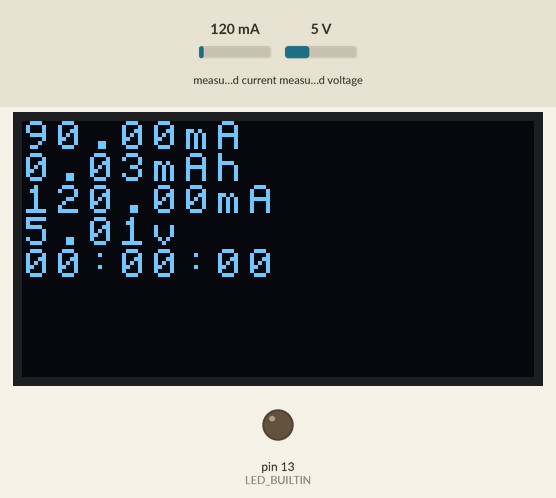
Recording of a program running on a simulated Arduino Nano, built with avr-gcc and run on an emulated ATmega328P. On the bench: 128×64 one-colour display, output pins drawn as LEDs (lit = HIGH). Inputs (shaded band) come from the test bench; at power-on: measured current 120 mA, measured voltage 5 V. What the program prints to the serial monitor is not drawn.

Above: at 1.2 s.
1.3 s: measured current set to 40 mA
At 2.8 s:
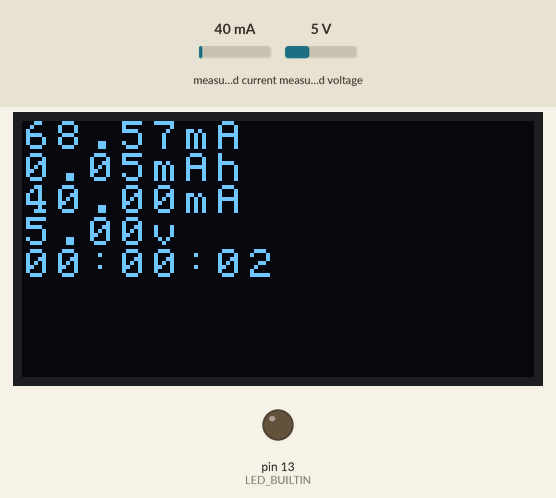
3.0 s: measured current set to 1000 mA
At 4.29 s:
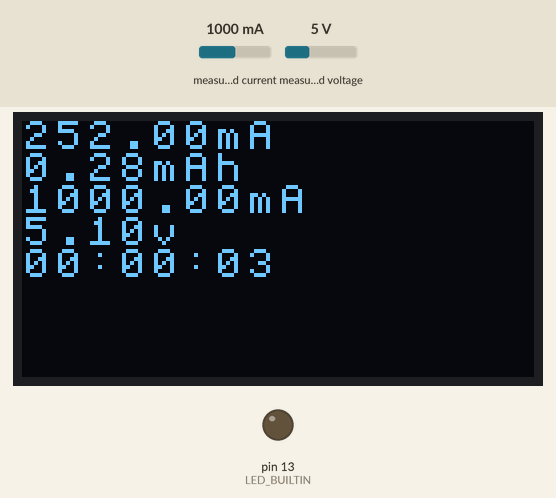
5.0 s: measured voltage set to 0.3 V
At 6.29 s:
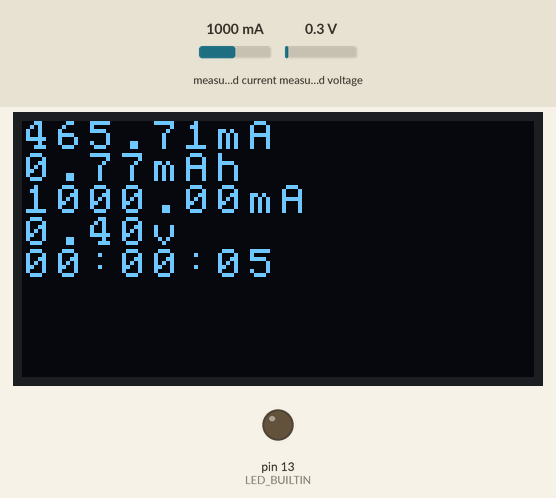
7.1 s: measured voltage set to 3.8 V
At 8.3 s:
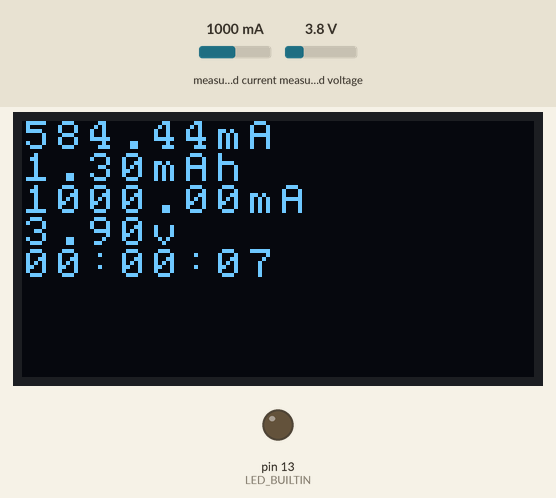
Timing chart, 0 to 10.1 s (numbered marks = the images above; inputs shaded):
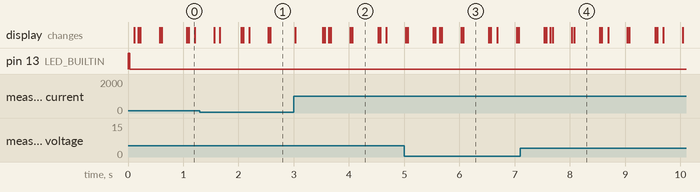

The program:

main.cpp
```cpp
#include <Adafruit_INA219.h>
#include <U8x8lib.h>

float avg_mA = 0.0F;
uint64_t measures = 0U;

U8X8_SH1106_128X64_NONAME_HW_I2C display(U8X8_PIN_NONE);
Adafruit_INA219 ina219;

void initDevice(const bool success, const bool addToDisplay, const char *errorMsg)
{
  if (!success)
  {
    Serial.println(errorMsg);

    display.drawString(0, 0, errorMsg);

    while (1)
    {
      delay(10);
    }
  }
}

void setup()
{

  pinMode(LED_BUILTIN, OUTPUT);
  digitalWrite(LED_BUILTIN, HIGH);

  Serial.begin(9600);
  Serial.setTimeout(2000);

  while (!Serial) { }
  Serial.println(F("init"));

  display.setFont(u8x8_font_victoriamedium8_r);
  initDevice(display.begin(), false, "SSD1106 error");
  initDevice(ina219.begin(), true, "INA219 error");

  digitalWrite(LED_BUILTIN, LOW);
}

void loop()
{

  Serial.print(F("loop "));

  char time[21];
  uint64_t allSeconds = millis() / 1000U;
  float runHoursWithReminder = (float)millis() / (3600.0F * 1000.0F);
  uint32_t runHours = allSeconds / 3600U;
  uint32_t secsRemaining = allSeconds % 3600U;
  uint32_t runMinutes = secsRemaining / 60U;
  uint32_t runSeconds = secsRemaining % 60U;
  float shuntvoltage = 0U;
  float busvoltage = 0U;
  float current_mA = 0U;
  float loadvoltage = 0U;
  float power_mW = 0U;

  measures++;
  shuntvoltage = ina219.getShuntVoltage_mV();
  busvoltage = ina219.getBusVoltage_V();
  current_mA = ina219.getCurrent_mA();
  power_mW = ina219.getPower_mW();
  loadvoltage = busvoltage + (shuntvoltage / 1000);
  avg_mA = ((avg_mA * (float) measures + current_mA) / ((float) measures + 1.0F));
  sprintf(time, "%02d:%02d:%02d", (int)runHours, (int)runMinutes, (int)runSeconds);

  Serial.println(String(current_mA) + "mA " + avg_mA + "mA " + power_mW + "mW " + shuntvoltage + "v " + busvoltage + "v " + loadvoltage + "v");

  display.drawString(0U, 0U, (String(avg_mA) + "mA  ").c_str());
  display.drawString(0U, 1U, (String(avg_mA * runHoursWithReminder) + "mAh  ").c_str());
  display.drawString(0U, 2U, (String(current_mA) + "mA  ").c_str());
  display.drawString(0U, 3U, (String(loadvoltage) + "v  ").c_str());
  display.drawString(0U, 4U, (String(time) + "  ").c_str());
  delay(300);
}
```

Measured:
- what the display in image 2 shows lasts 0.4 s, from 4.1 s to 4.5 s
